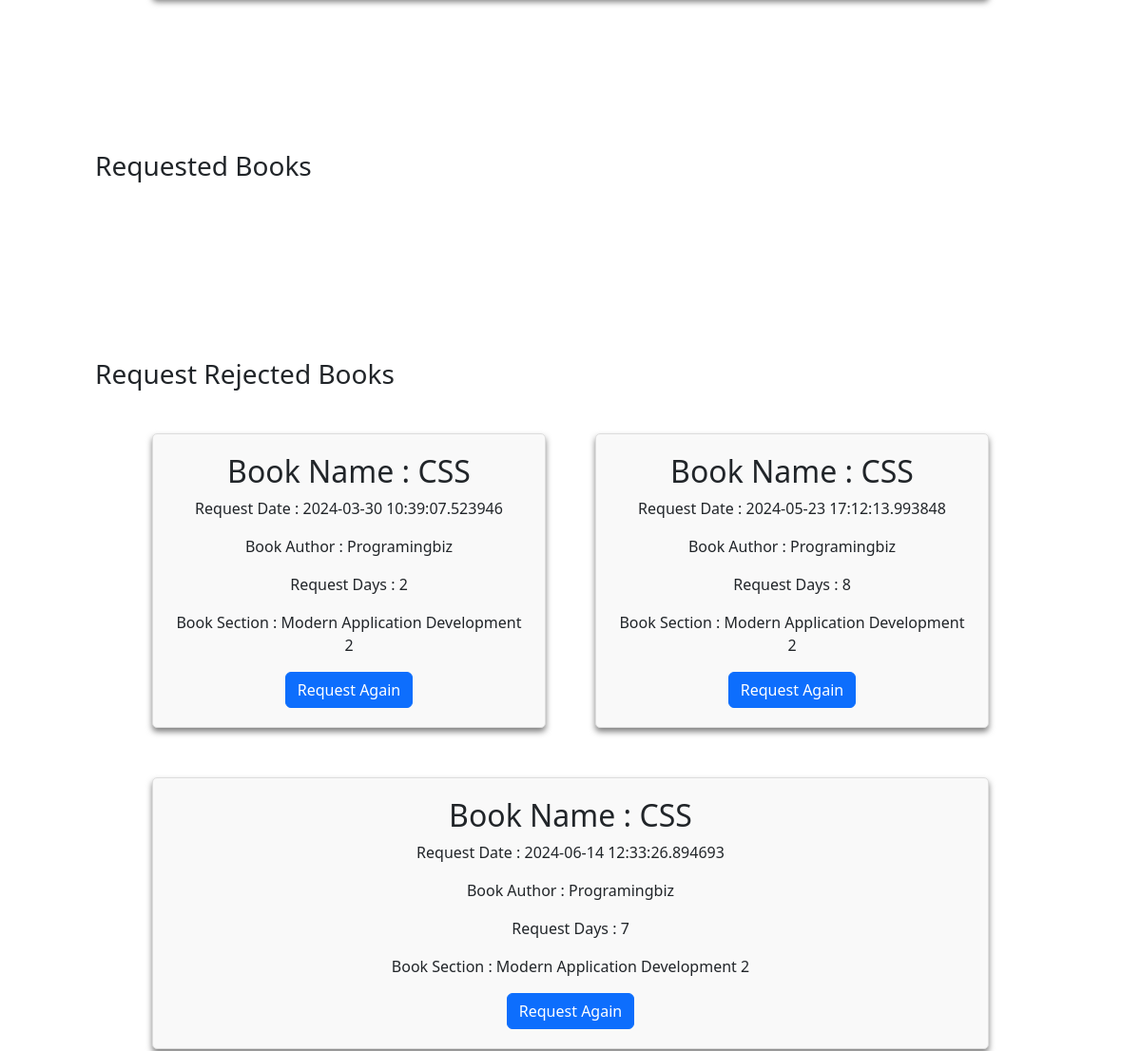
Page /myBooks (signed in, middle part) on the earlier database version.
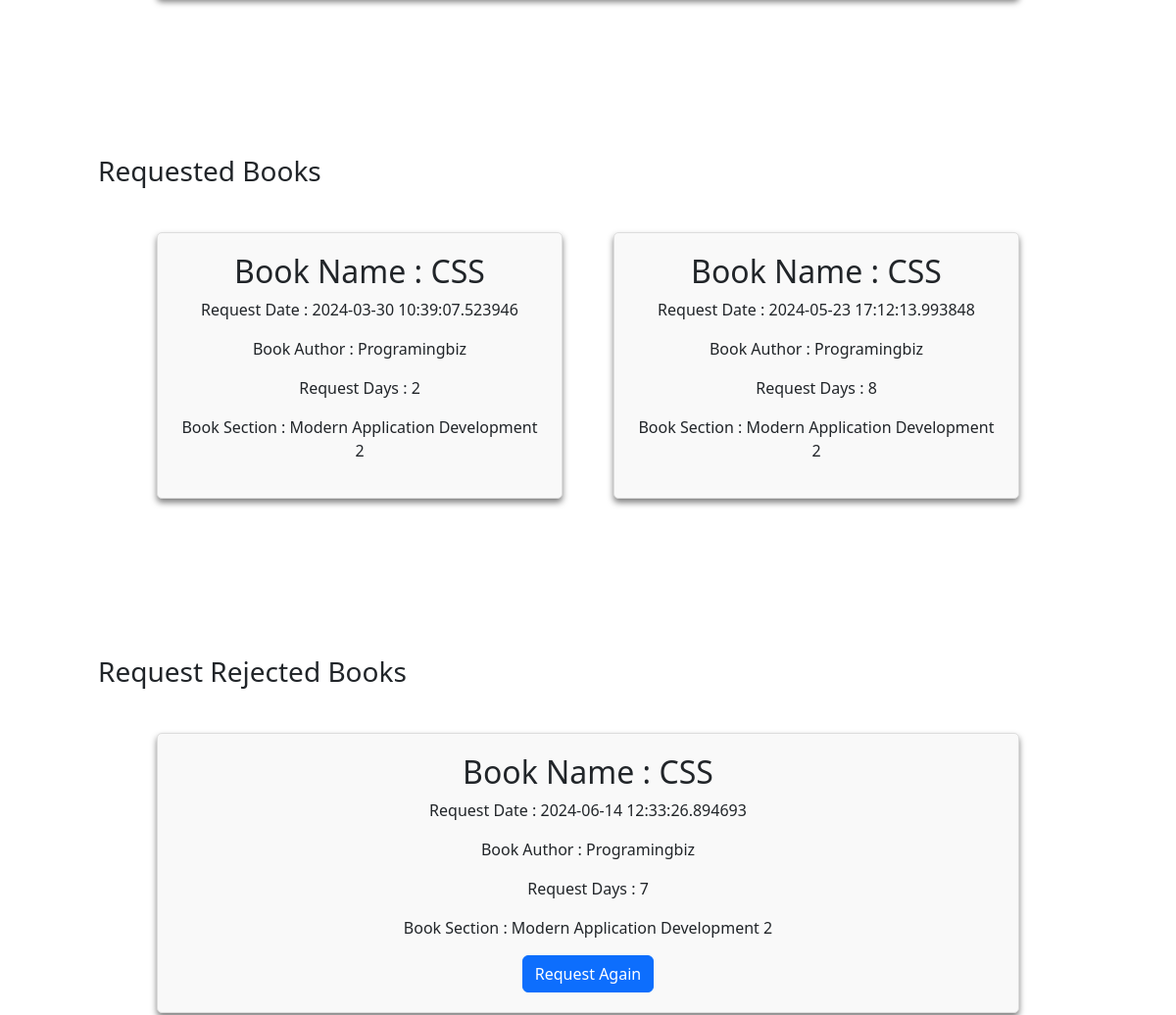
Same page on the later database version.
### app.py (models this page shows)
class BookIssue(db.Model):
    __tablename__ = 'BookIssue'
    IssueId = db.Column(db.Integer, autoincrement=True, primary_key=True)
    UserId = db.Column(db.Integer, db.ForeignKey(User.UserId), nullable=False)
    BookId = db.Column(db.Integer, db.ForeignKey(Books.BookId), nullable=False)
    SectionId = db.Column(db.Integer, db.ForeignKey(Section.SectionId), nullable=False)
    RequestDate = db.Column(db.DateTime, nullable=False, default=datetime.datetime.utcnow)
    Days = db.Column(db.Integer, nullable=False)
    IssueDate = db.Column(db.String)
    IssueStatus = db.Column(db.String, nullable=False)
    LastIssueStatusDate = db.Column(db.String)

### app.py (the view, shortened to what this page needs)
@app.route("/myBooks", methods=["GET","POST"])
def myBooks():
    if 'user_id' not in session:
        return redirect(url_for('userLogin'))
    BookIssueMergeTable = BookIssueMerge.query.filter(
        BookIssueMerge.UserId == session['user_id'],
        BookIssueMerge.Section_Title.isnot(None),
        BookIssueMerge.Author.isnot(None),
        BookIssueMerge.Book_Title.isnot(None),
        BookIssueMerge.IssueStatus == "requested",
        BookIssueMerge.UserName.isnot(None)).all()
    ApprovedBookIssueMergeTable = BookIssueMerge.query.filter(
        BookIssueMerge.UserId == session['user_id'],
        BookIssueMerge.Section_Title.isnot(None),
        BookIssueMerge.Author.isnot(None),
        BookIssueMerge.Book_Title.isnot(None),
        BookIssueMerge.IssueStatus == "Approved",
        BookIssueMerge.UserName.isnot(None)).all()
    RejectedBookIssueMergeTable = BookIssueMerge.query.filter(
        BookIssueMerge.UserId == session['user_id'],
        BookIssueMerge.Section_Title.isnot(None),
        BookIssueMerge.Author.isnot(None),
        BookIssueMerge.Book_Title.isnot(None),
        BookIssueMerge.IssueStatus == "Rejected",
        BookIssueMerge.UserName.isnot(None)).all()
    ExpiredBookIssueMergeTable = BookIssueMerge.query.filter(
        BookIssueMerge.UserId == session['user_id'],
        BookIssueMerge.Section_Title.isnot(None),
        BookIssueMerge.Author.isnot(None),
        BookIssueMerge.Book_Title.isnot(None),
        BookIssueMerge.IssueStatus == "Expired",
        BookIssueMerge.UserName.isnot(None)).all()
    return render_template("myBooks.html", approvedBooks = ApprovedBookIssueMergeTable, rejectedBooks = RejectedBookIssueMergeTable, issueBooks = BookIssueMergeTable,
    expiredBooks = ExpiredBookIssueMergeTable)

### app/templates/myBooks.html (shortened to what this page needs)
<!DOCTYPE html>
<html lang="en">
  <head>
    <link rel="stylesheet" href="/static/add-section.css" />
    {% include 'bootstrap.html' %}
  </head>
  <body>
    <div>
      <div>
        <div class="main-container">
        </div>
        <h3>Requested Books</h3>
        <div class="main-container">
          {% for book in issueBooks %}
          <div class="section-container" id="1">
            <h2>Book Name : {{book.Book_Title}}</h2>
            <p>Request Date : {{book.RequestDate}}</p>
            <p>Book Author : {{book.Author}}</p>
            <p>Request Days : {{book.Days}}</p>
            <div>
              <p>Book Section : {{book.Section_Title}}</p>
            </div>
          </div>
          {% endfor %}
        </div>
        <h3>Request Rejected Books</h3>
        <div class="main-container">
          {% for book in rejectedBooks %}
          <div class="section-container" id="1">
            <h2>Book Name : {{book.Book_Title}}</h2>
            <p>Request Date : {{book.RequestDate}}</p>
            <p>Book Author : {{book.Author}}</p>
            <p>Request Days : {{book.Days}}</p>
            <div>
              <p>Book Section : {{book.Section_Title}}</p>
            </div>
            <form action="/myBooks" method="post" style="display: inline">
              <button type="submit" class="btn btn-primary">
                Request Again
              </button>
            </form>
          </div>
          {% endfor %}
        </div>
      </div>
    </div>
  </body>
</html>

Differences in the rows shown:
changed BookIssue (number 1 of 3 on the later page): moves from the list under "Request Rejected Books" to the list under "Requested Books"
changed BookIssue (number 2 of 3 on the later page): moves from the list under "Request Rejected Books" to the list under "Requested Books"
